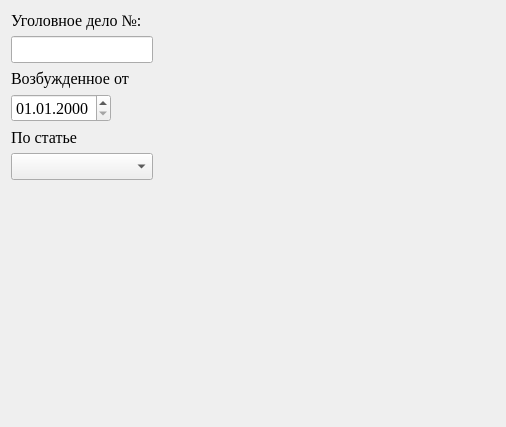
<?xml version="1.0" encoding="UTF-8"?>
<ui version="4.0">
 <class>ud_form</class>
 <widget class="QWidget" name="ud_form">
  <property name="geometry">
   <rect>
    <x>0</x>
    <y>0</y>
    <width>506</width>
    <height>427</height>
   </rect>
  </property>
  <property name="font">
   <font>
    <family>Times New Roman</family>
    <pointsize>12</pointsize>
   </font>
  </property>
  <property name="windowTitle">
   <string>Form</string>
  </property>
  <layout class="QVBoxLayout" name="verticalLayout">
   <item>
    <layout class="QHBoxLayout" name="horizontalLayout">
     <item>
      <layout class="QGridLayout" name="gridLayout">
       <item row="6" column="0" colspan="2">
        <widget class="QComboBox" name="item_de"/>
       </item>
       <item row="1" column="0" colspan="2">
        <widget class="QLineEdit" name="number_cb"/>
       </item>
       <item row="2" column="0" colspan="2">
        <widget class="QLabel" name="label_2">
         <property name="text">
          <string>Возбужденное от</string>
         </property>
         <property name="alignment">
          <set>Qt::AlignLeading|Qt::AlignLeft|Qt::AlignVCenter</set>
         </property>
        </widget>
       </item>
       <item row="4" column="0" colspan="2">
        <widget class="QLabel" name="label_3">
         <property name="text">
          <string>По статье</string>
         </property>
         <property name="alignment">
          <set>Qt::AlignLeading|Qt::AlignLeft|Qt::AlignVCenter</set>
         </property>
        </widget>
       </item>
       <item row="0" column="0" colspan="2">
        <widget class="QLabel" name="label">
         <property name="text">
          <string>Уголовное дело №:</string>
         </property>
         <property name="alignment">
          <set>Qt::AlignLeading|Qt::AlignLeft|Qt::AlignVCenter</set>
         </property>
        </widget>
       </item>
       <item row="3" column="0">
        <widget class="QDateEdit" name="formation_date_le">
         <property name="currentSection">
          <enum>QDateTimeEdit::DaySection</enum>
         </property>
         <property name="displayFormat">
          <string>dd.MM.yyyy</string>
         </property>
         <property name="calendarPopup">
          <bool>false</bool>
         </property>
         <property name="date">
          <date>
           <year>2000</year>
           <month>1</month>
           <day>1</day>
          </date>
         </property>
        </widget>
       </item>
      </layout>
     </item>
     <item>
      <spacer name="horizontalSpacer">
       <property name="orientation">
        <enum>Qt::Horizontal</enum>
       </property>
       <property name="sizeHint" stdset="0">
        <size>
         <width>40</width>
         <height>20</height>
        </size>
       </property>
      </spacer>
     </item>
    </layout>
   </item>
   <item>
    <spacer name="verticalSpacer">
     <property name="orientation">
      <enum>Qt::Vertical</enum>
     </property>
     <property name="sizeHint" stdset="0">
      <size>
       <width>20</width>
       <height>40</height>
      </size>
     </property>
    </spacer>
   </item>
  </layout>
 </widget>
 <tabstops>
  <tabstop>number_cb</tabstop>
  <tabstop>item_de</tabstop>
 </tabstops>
 <resources/>
 <connections/>
</ui>
